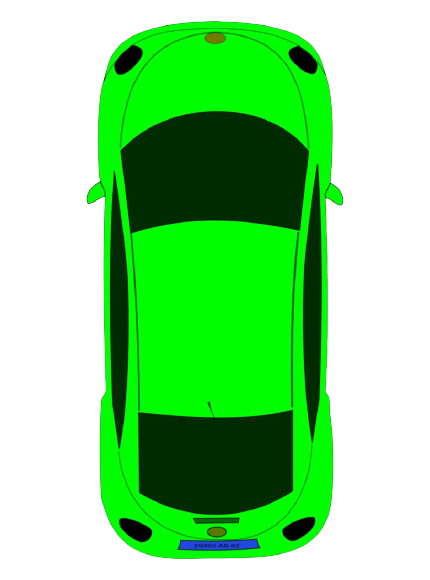
#> input picture distanceCalculation/positionalVisualisation/green.png, 430 x 580 px
$ python positionalVisualiser.py
#> lines starting #> are read from the running program, lines starting #| are printed output that depends on the picture
import matplotlib.pyplot as plt
from matplotlib.offsetbox import AnnotationBbox, OffsetImage
import matplotlib.image as mpimg
import numpy as np

# Assumes straight roads/lanes
# carList = [(carX, carY), ...] Dimensions in Meters, position to rear-middle of vehicle. X, Y units in spec format.
# laneList = [laneOffsetY, ...] Dimensions in Meters, position of each lane line
def makeVisualisation(carList, laneList, label=""):
    # create figure, format
#> called with label = 'example'
    fix, ax = plt.subplots(figsize=(5, 8))
    ax.set_xlim([-20, 20])
    ax.set_ylim([0, 120])
    ax.set_facecolor("#4f4f4f")
    plt.gca().set_aspect('equal', adjustable='box')
    # plt.grid(True)
    ax.set_xticks(np.linspace(-20, 20, 11))
    ax.set_ylabel("X Distance (m)")
    ax.set_xlabel("Y Distance (m)")
    if label != "":
        ax.set_title(label)

    # read image
    green = mpimg.imread("green.png")
#> green is the input picture: shape (580, 430, 4) float32; mean R, G, B, A 0.0054, 0.325, 0.00671, 0.474
    # create OffsetImage object
    imBoxGreen = OffsetImage(green, zoom=0.04)
    # Green vehicle positon (front middle)
    xyGreen= [0, 0]
    # create annotation box object, includes specific image position details
    abGreen = AnnotationBbox(imBoxGreen, xyGreen, xybox=(0, -12), boxcoords='offset points', frameon=False)
    # Add green car to image
    ax.add_artist(abGreen)

    red = mpimg.imread("red.png")
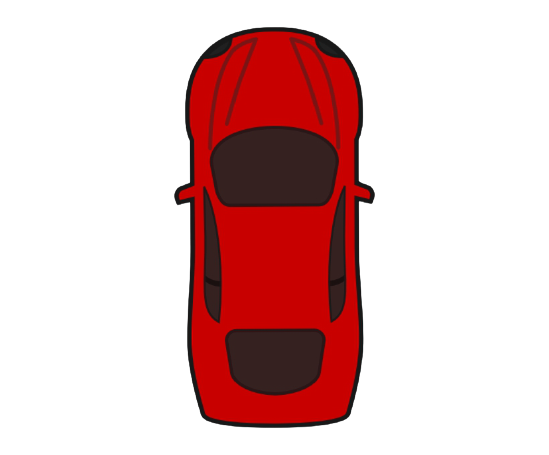
#> input picture distanceCalculation/positionalVisualisation/red.png, 549 x 455 px
#> red is the input picture: shape (455, 549, 4) float32; mean R, G, B, A 0.149, 0.0134, 0.013, 0.265
    imBoxRed = OffsetImage(red, zoom=0.048)
    for car in carList:
        xyRed= (car[1], car[0])
        abRed = AnnotationBbox(imBoxRed, xyRed, xybox=(0, 20), boxcoords='offset points', frameon=False)
        ax.add_artist(abRed)

    # Line from bottom of graph to top
    yPoints = np.array([0, 120])
    for lane in laneList:
        # graph x points, image y points. matching yPoints
        xPoints = np.array([lane, lane])
        plt.plot(xPoints, yPoints, linestyle = 'dashed', color='y')

    plt.show(block=False)
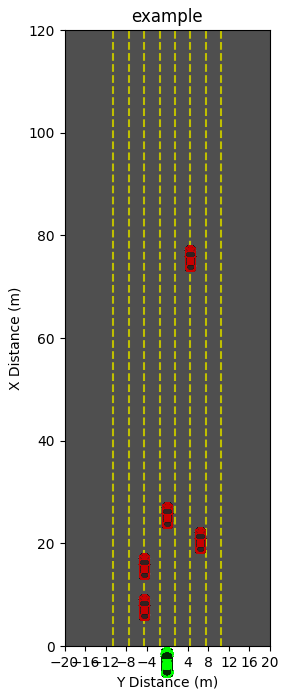
#> figure drawn by matplotlib, 1 panel


# EXAMPLE:
if __name__ == "__main__":
    exampleCars = [(2, -4.5), (10, -4.5),(20, 0), (15, 6.5), (70, 4.5)]
    exampleLanes = [-1.5, 1.5, -4.5, -7.5, -10.5, 4.5, 7.5, 10.5]
    makeVisualisation(exampleCars, exampleLanes, "example")

    results = [(119.02543333333332, -9.308226666666654),
    (102.0218, -10.692811428571433),
    (75.17421111313243, -15.826419625834577),
    (42.00897647058824, -13.932371764705882),
    (79.35028888888888, -2.9832977777777936),
    (29.149047642060253, -15.402001107590406),
    (25.50545, -6.351785714285715)]

    makeVisualisation(results, exampleLanes, "Clip 31")
#> call 2 of makeVisualisation, with label = 'Clip 31'
#> in makeVisualisation (call 2), `plt.show(block=False)`:
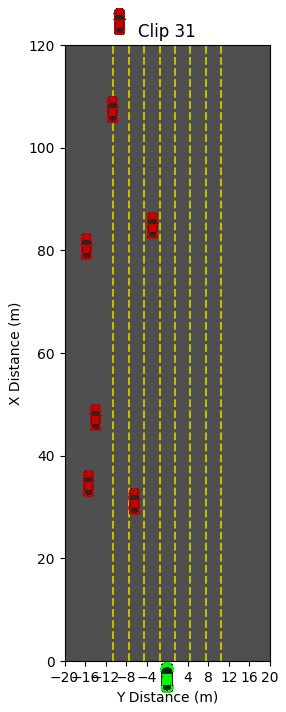
#> figure drawn by matplotlib, 1 panel


    completedNums = []
    # exampleResults = [{'imNumber': 1,
    #     'imShape': (720, 1280, 3),
    #     'bbox': {'top': 340.3418273926,
    #     'right': 868.1537475586,
    #     'bottom': 393.3275146484,
    #     'left': 784.6638793945},
    #     'provided': (21.30970213, 2.7243980956),
    #     'predicted': (21.188775617109375, 3.072024315210449)},
    #     {'imNumber': 2,
    #     'imShape': (720, 1280, 3),
    #     'bbox': {'top': 333.6641235352,
    #     'right': 867.5598144531,
    #     'bottom': 377.7915344238,
    #     'left': 802.6995849609},
    #     'provided': (34.9200542691, 6.2870887236),
    #     'predicted': (26.893357757135668, 4.377992506888333)},
    #     {'imNumber': 3,
    #     'imShape': (720, 1280, 3),
    #     'bbox': {'top': 340.1323547363,
    #     'right': 651.55859375,
    #     'bottom': 368.0708007812,
    #     'left': 617.0083618164},
    #     'provided': (42.5482547368, -2.7139237674),
    #     'predicted': (41.78353202927858, -2.9351904560526814)},
    #     {'imNumber': 4,
    #     'imShape': (720, 1280, 3),
    #     'bbox': {'top': 344.2061767578,
    #     'right': 730.0484619141,
    #     'bottom': 385.2985839844,
    #     'left': 679.7781982422},
    #     'provided': (28.3564872865, -0.3475407654),
    #     'predicted': (31.011534424993368, 0.6242702516753549)},
    #     {'imNumber': 5,
    #     'imShape': (720, 1280, 3),
    #     'bbox': {'top': 335.985534668,
    #     'right': 863.7344360352,
    #     'bottom': 374.0659179688,
    #     'left': 807.0223388672},
    #     'provided': (33.5129580944, 6.1829413897),
    #     'predicted': (30.490336879212663, 5.093148276152334)},
    #     {'imNumber': 5,
    #     'imShape': (720, 1280, 3),
    #     'bbox': {'top': 340.0504455566,
    #     'right': 730.8725585938,
    #     'bottom': 359.7734069824,
    #     'left': 704.3046875},
    #     'provided': (66.5060049972, 2.444539057),
    #     'predicted': (57.56563248503313, 2.6158531626581674)},
    #     {'imNumber': 6,
    #     'imShape': (720, 1280, 3),
    #     'bbox': {'top': 342.2452087402,
    #     'right': 774.2470092773,
    #     'bottom': 363.0127868652,
    #     'left': 748.1045532227},
    #     'provided': (66.5203254094, 7.5633314535),
    #     'predicted': (60.49082413864913, 6.001772417960219)},
    #     {'imNumber': 7,
    #     'imShape': (720, 1280, 3),
    #     'bbox': {'top': 343.4109802246,
    #     'right': 726.2653198242,
    #     'bottom': 358.6686401367,
    #     'left': 708.6020507812},
    #     'provided': (78.4947260368, 4.6407823801),
    #     'predicted': (85.62037147005263, 4.188540274419951)},
    #     {'imNumber': 8,
    #     'imShape': (720, 1280, 3),
    #     'bbox': {'top': 344.369934082,
    #     'right': 702.4273071289,
    #     'bottom': 381.3611450195,
    #     'left': 655.3842773438},
    #     'provided': (27.5100711491, -0.3545257629),
    #     'predicted': (32.33943608459728, -0.4016499587399205)},
    #     {'imNumber': 9,
    #     'imShape': (720, 1280, 3),
    #     'bbox': {'top': 344.3013305664,
    #     'right': 847.6300048828,
    #     'bottom': 366.8212890625,
    #     'left': 810.8087768555},
    #     'provided': (49.8523355317, 9.8339677496),
    #     'predicted': (45.73506616843394, 7.800860922098089)},
    #     {'imNumber': 10,
    #     'imShape': (720, 1280, 3),
    #     'bbox': {'top': 347.4986877441,
    #     'right': 685.7454833984,
    #     'bottom': 375.3241271973,
    #     'left': 650.6055908203},
    #     'provided': (36.67238106, -0.731694659),
    #     'predicted': (42.28228073443029, -0.9659947536705134)}]
    # for i in exampleResults:
    #     if (i["imNumber"] in completedNums):
    #         continue

    #     completedNums.append(i["imNumber"])
    #     curr_results = []
    #     for j in results[:11]:
    #         if (j["imNumber"]==i["imNumber"]):
    #             curr_results.append(j["predicted"])

    #     makeVisualisation(curr_results, exampleLanes, f"Image number: {i['imNumber']}")


    plt.show()
